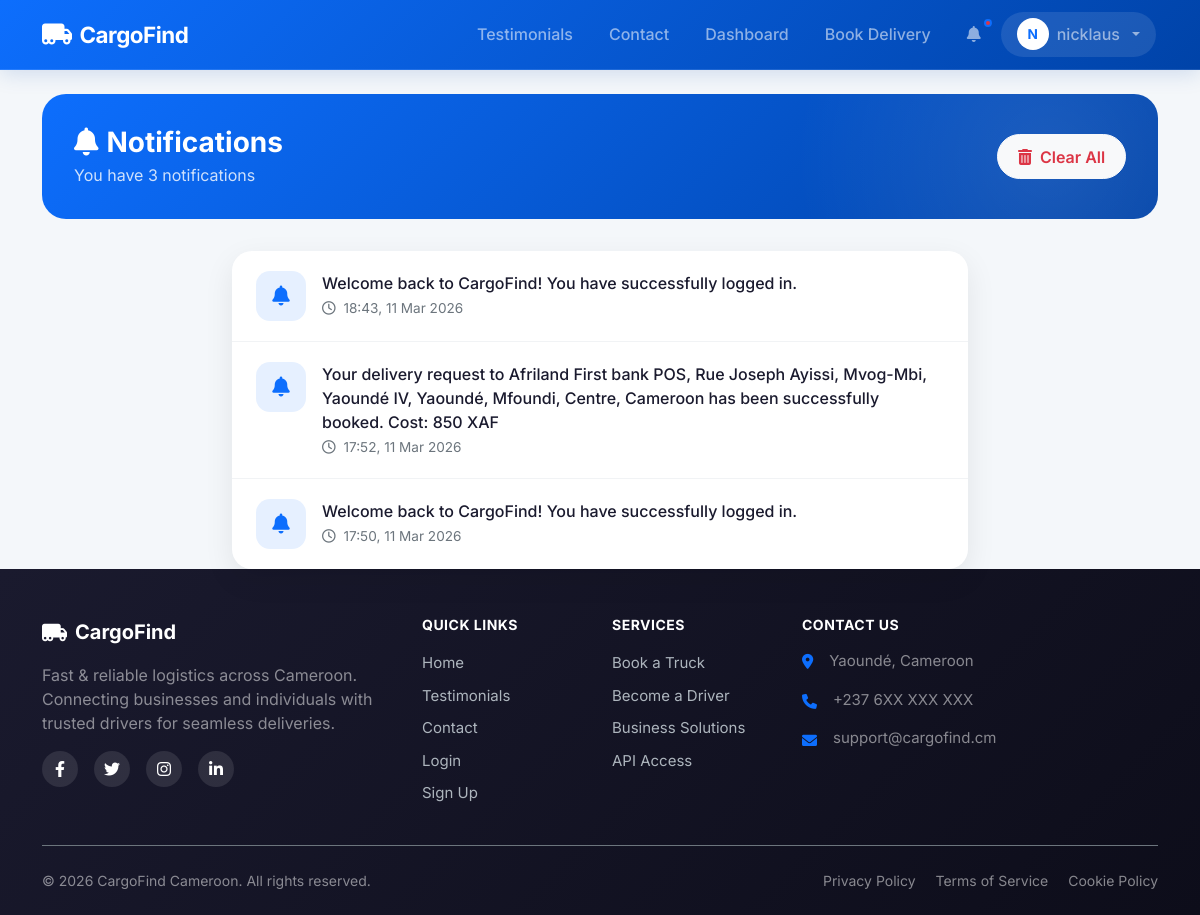
Page /notifications (signed in) on the earlier database version.
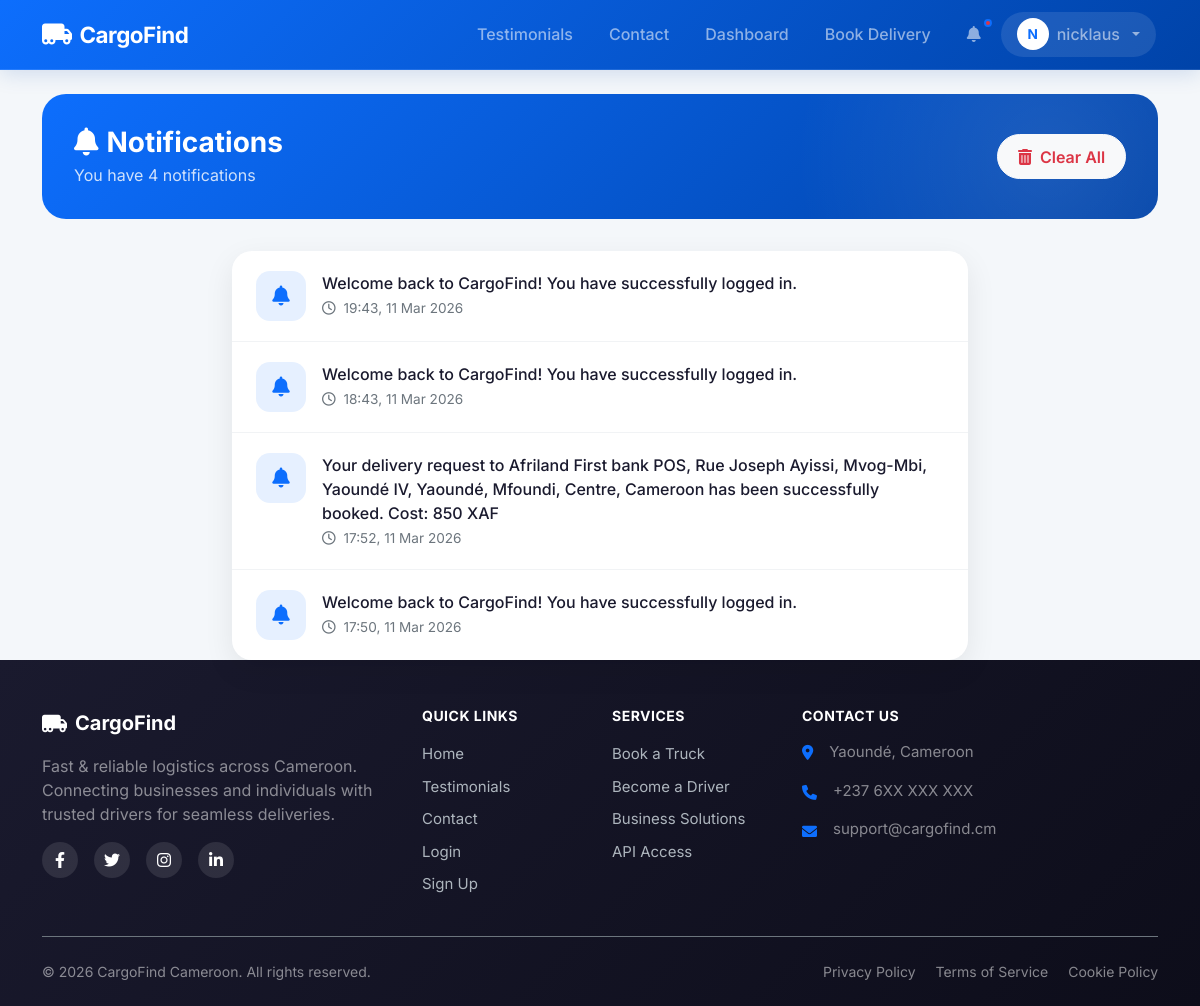
Same page on the later database version.
### models.py (models this page shows, shortened)
class User(UserMixin, db.Model):
    id = db.Column(db.Integer, primary_key=True)
    email = db.Column(db.String(120), unique=True, nullable=False)
    phone = db.Column(db.String(20), unique=True, nullable=False)
    password_hash = db.Column(db.String(255), nullable=False)
    full_name = db.Column(db.String(100), nullable=False)
    address = db.Column(db.String(200))
    role = db.Column(db.String(20), nullable=False) # 'customer', 'driver', 'admin'
    vehicle_type = db.Column(db.String(50)) # 'car', 'van', 'truck'
    vehicle_id = db.Column(db.String(50))
    id_card_url = db.Column(db.String(255))
    selfie_url = db.Column(db.String(255))
    license_url = db.Column(db.String(255))
    is_verified = db.Column(db.Boolean, default=False)
    registration_otp = db.Column(db.String(6))
    is_active = db.Column(db.Boolean, default=False)
    is_approved = db.Column(db.Boolean, default=False) # Admin approval
    current_lat = db.Column(db.Float)
    current_lng = db.Column(db.Float)
    deliveries_as_customer = db.relationship('Delivery', backref='customer', foreign_keys='Delivery.customer_id')
    deliveries_as_driver = db.relationship('Delivery', backref='driver', foreign_keys='Delivery.driver_id')
    notifications = db.relationship('Notification', backref='user', lazy=True)
    wallet = db.relationship('Wallet', backref='user', uselist=False)

class Notification(db.Model):
    id = db.Column(db.Integer, primary_key=True)
    user_id = db.Column(db.Integer, db.ForeignKey('user.id'), nullable=False)
    message = db.Column(db.String(255), nullable=False)
    is_read = db.Column(db.Boolean, default=False)
    created_at = db.Column(db.DateTime, default=datetime.utcnow)
    link = db.Column(db.String(100))

### app.py (the view)
@app.route('/notifications')
@login_required
def notifications():
    user_notifications = Notification.query.filter_by(user_id=current_user.id).order_by(Notification.created_at.desc()).all()
    for notif in user_notifications:
        notif.is_read = True
    db.session.commit()
    return render_template('notifications.html', notifications=user_notifications)

### app.py (called while the page is built)
@login_manager.user_loader
def load_user(user_id):
    return User.query.get(int(user_id))

### templates/notifications.html (shortened to what this page needs)
{% extends 'base.html' %}
{% block content %}
<div class="row animate-up">
    <div class="col-12">
        <div class="page-header">
            <div class="d-flex justify-content-between align-items-center">
                <div>
                    <h1 class="page-title">
                        <i class="fas fa-bell me-2"></i>Notifications
                    </h1>
                    {% if notifications %}
                    <p class="page-subtitle">You have {{ notifications|length }} notification{{ '' if notifications|length == 1 else 's' }}</p>
                    {% else %}
                    <p class="page-subtitle">Stay updated with your deliveries</p>
                    {% endif %}
                </div>
                {% if notifications %}
                <form action="{{ url_for('clear_notifications') }}" method="POST">
                    <button type="submit" class="btn btn-light text-danger clear-btn">
                        <i class="fas fa-trash-alt me-2"></i>Clear All
                    </button>
                </form>
                {% endif %}
            </div>
        </div>
    </div>
</div>
<div class="row">
    <div class="col-lg-8 mx-auto">
        {% if notifications %}
        <div class="card notification-card">
            {% for notif in notifications %}
            <div class="notification-item" {% if notif.link %}onclick="window.location='{{ notif.link }}'" style="cursor: pointer;"{% endif %}>
                <div class="notification-icon info">
                    <i class="fas fa-bell"></i>
                </div>
                <div class="notification-content">
                    <p class="notification-message mb-0">{{ notif.message }}</p>
                    <span class="notification-time">
                        <i class="far fa-clock me-1"></i>
                        {{ notif.created_at.strftime('%H:%M, %d %b %Y') }}
                    </span>
                </div>
            </div>
            {% endfor %}
        </div>
        {% endif %}
    </div>
</div>
{% endblock %}

### templates/base.html (shortened to what this page needs)
<!DOCTYPE html>
<html lang="en">
<head>
    <link href="https://cdn.jsdelivr.net/npm/bootstrap@5.3.0/dist/css/bootstrap.min.css" rel="stylesheet">
    <link rel="stylesheet" href="https://cdnjs.cloudflare.com/ajax/libs/font-awesome/6.0.0/css/all.min.css">
    <link rel="stylesheet" href="https://unpkg.com/leaflet@1.9.4/dist/leaflet.css" />
    <link rel="stylesheet" href="{{ url_for('static', filename='css/style.css') }}">
</head>
<body>
    <nav class="navbar navbar-expand-lg navbar-dark sticky-top">
        <div class="container">
            <a class="navbar-brand" href="{{ url_for('index') }}">
                <i class="fas fa-truck-moving"></i>
                <span>CargoFind</span>
            </a>
            <div class="collapse navbar-collapse" id="navbarNav">
                <ul class="navbar-nav ms-auto align-items-lg-center">
                    <li class="nav-item">
                        <a class="nav-link" href="{{ url_for('testimonials') }}">
                             Testimonials
                        </a>
                    </li>
                    <li class="nav-item">
                        <a class="nav-link" href="{{ url_for('contact') }}">
                             Contact
                        </a>
                    </li>
                    {% if current_user.is_authenticated %}
                        {% if current_user.role == 'customer' %}
                            <li class="nav-item">
                                <a class="nav-link" href="{{ url_for('customer_dashboard') }}">
                                     Dashboard
                                </a>
                            </li>
                            <li class="nav-item">
                                <a class="nav-link" href="{{ url_for('book_delivery') }}">
                                     Book Delivery
                                </a>
                            </li>
                        {% elif current_user.role == 'driver' %}
                            <li class="nav-item">
                                <a class="nav-link" href="{{ url_for('driver_dashboard') }}">
                                    <i class="fas fa-tachometer-alt me-1 d-lg-none"></i> Driver Panel
                                </a>
                            </li>
                        {% endif %}
                        <li class="nav-item">
                            <a class="nav-link notification-badge" href="{{ url_for('notifications') }}">
                                <i class="fas fa-bell"></i>
                            </a>
                        </li>
                        <li class="nav-item dropdown">
                            <a class="nav-link nav-user dropdown-toggle" href="#" role="button" data-bs-toggle="dropdown">
                                <div class="nav-user-avatar">
                                    {{ current_user.full_name[0]|upper }}
                                </div>
                                <span class="d-none d-md-inline">{{ current_user.full_name.split()[0] }}</span>
                            </a>
                        </li>
                    {% endif %}
                </ul>
            </div>
        </div>
    </nav>
    <div class="container mt-4">
        {% block content %}{% endblock %}
    </div>
    <footer class="footer bg-dark text-white pt-5 pb-4">
        <div class="container">
            <div class="row">
                <div class="col-lg-4 col-md-6 mb-4 mb-lg-0">
                    <a href="{{ url_for('index') }}" class="footer-brand d-flex align-items-center text-white text-decoration-none mb-3">
                        <i class="fas fa-truck-moving fa-lg me-2"></i>
                        <span class="fw-bold fs-5">CargoFind</span>
                    </a>
                    <p class="text-white-50 mb-3">Fast & reliable logistics across Cameroon. Connecting businesses and individuals with trusted drivers for seamless deliveries.</p>
                    <div class="d-flex gap-3">
                        <a href="#" class="social-link"><i class="fab fa-facebook-f"></i></a>
                        <a href="#" class="social-link"><i class="fab fa-twitter"></i></a>
                        <a href="#" class="social-link"><i class="fab fa-instagram"></i></a>
                        <a href="#" class="social-link"><i class="fab fa-linkedin-in"></i></a>
                    </div>
                </div>
                <div class="col-lg-2 col-md-6 mb-4 mb-lg-0">
                    <h6 class="footer-heading text-uppercase fw-bold mb-3">Quick Links</h6>
                    <ul class="list-unstyled footer-links">
                        <li><a href="{{ url_for('index') }}" class="footer-link">Home</a></li>
                        <li><a href="{{ url_for('testimonials') }}" class="footer-link">Testimonials</a></li>
                        <li><a href="{{ url_for('contact') }}" class="footer-link">Contact</a></li>
                        <li><a href="{{ url_for('login') }}" class="footer-link">Login</a></li>
                        <li><a href="{{ url_for('register') }}" class="footer-link">Sign Up</a></li>
                    </ul>
                </div>
                <div class="col-lg-2 col-md-6 mb-4 mb-lg-0">
                    <h6 class="footer-heading text-uppercase fw-bold mb-3">Services</h6>
                    <ul class="list-unstyled footer-links">
                        <li><a href="{{ url_for('register') }}" class="footer-link">Book a Truck</a></li>
                        <li><a href="{{ url_for('register') }}" class="footer-link">Become a Driver</a></li>
                        <li><a href="{{ url_for('contact') }}" class="footer-link">Business Solutions</a></li>
                        <li><a href="{{ url_for('contact') }}" class="footer-link">API Access</a></li>
                    </ul>
                </div>
                <div class="col-lg-4 col-md-6">
                    <h6 class="footer-heading text-uppercase fw-bold mb-3">Contact Us</h6>
                    <ul class="list-unstyled footer-contact">
                        <li class="mb-3 d-flex align-items-start">
                            <i class="fas fa-map-marker-alt mt-1 me-3 text-primary"></i>
                            <span class="text-white-50">Yaoundé, Cameroon</span>
                        </li>
                        <li class="mb-3 d-flex align-items-center">
                            <i class="fas fa-phone mt-1 me-3 text-primary"></i>
                            <span class="text-white-50">+237 6XX XXX XXX</span>
                        </li>
                        <li class="mb-3 d-flex align-items-center">
                            <i class="fas fa-envelope mt-1 me-3 text-primary"></i>
                            <span class="text-white-50">support@cargofind.cm</span>
                        </li>
                    </ul>
                </div>
            </div>
            <div class="footer-bottom border-top border-secondary mt-4 pt-4 d-flex flex-column flex-md-row justify-content-between align-items-center">
                <p class="mb-2 mb-md-0 text-white-50">&copy; 2026 CargoFind Cameroon. All rights reserved.</p>
                <div class="footer-bottom-links">
                    <a href="{{ url_for('privacy') }}" class="text-white-50 text-decoration-none me-3">Privacy Policy</a>
                    <a href="{{ url_for('terms') }}" class="text-white-50 text-decoration-none me-3">Terms of Service</a>
                    <a href="#" class="text-white-50 text-decoration-none">Cookie Policy</a>
                </div>
            </div>
        </div>
    </footer>
</body>
</html>

### static/css/style.css (style rules this page uses)
:root { --primary-gradient: linear-gradient(135deg, #0d6efd 0%, #0043a8 100%); --secondary-gradient: linear-gradient(135deg, #6c757d 0%, #343a40 100%); --glass-bg: rgba(255, 255, 255, 0.9); --card-shadow: 0 10px 30px rgba(0, 0, 0, 0.08); --transition-base: all 0.3s cubic-bezier(0.4, 0, 0.2, 1); }
body { font-family: 'Inter', sans-serif; background-color: #f4f7fa; color: #2d3436; overflow-x: hidden; }
.navbar { background: var(--primary-gradient) !important; backdrop-filter: blur(10px); border-bottom: 1px solid rgba(255, 255, 255, 0.1); padding: 1rem 0; transition: var(--transition-base); }
.card { border: none; border-radius: 20px; box-shadow: var(--card-shadow); transition: var(--transition-base); }
.btn { transition: var(--transition-base); transform: perspective(1px) translateZ(0); }
.animate-up { animation: fadeInUp 0.6s ease-out forwards; }

### templates/base.html (style rules this page uses)
.navbar { background: linear-gradient(135deg, #0d6efd 0%, #0043a8 100%) !important; padding: 0.75rem 0; box-shadow: 0 4px 20px rgba(0, 67, 168, 0.15); }
.navbar-brand { font-weight: 700 !important; font-size: 1.4rem; letter-spacing: -0.5px; display: flex; align-items: center; gap: 0.5rem; }
.navbar-brand i { font-size: 1.5rem; }
.nav-link { font-weight: 500; padding: 0.5rem 1rem !important; border-radius: 8px; transition: all 0.3s ease; margin: 0 2px; }
.nav-user { display: flex; align-items: center; gap: 0.5rem; padding: 0.4rem 1rem !important; background: rgba(255, 255, 255, 0.1); border-radius: 50px; transition: all 0.3s ease; }
.nav-user-avatar { width: 32px; height: 32px; background: white; border-radius: 50%; display: flex; align-items: center; justify-content: center; color: #0d6efd; font-weight: 700; font-size: 0.85rem; }
.notification-badge { position: relative; }
.notification-badge::after { content: ''; position: absolute; top: 5px; right: 5px; width: 8px; height: 8px; background: #dc3545; border-radius: 50%; border: 2px solid #0d6efd; }
.footer { background: linear-gradient(135deg, #1a1a2e 0%, #0d0d1a 100%); }
.footer-brand { transition: opacity 0.2s ease; }
.footer-heading { font-size: 0.875rem; color: #fff; letter-spacing: 0.5px; }
.footer-links li { margin-bottom: 0.5rem; }
.footer-link { color: #adb5bd; text-decoration: none; transition: all 0.2s ease; font-size: 0.9375rem; }
.footer-contact li { font-size: 0.9375rem; }
.social-link { width: 36px; height: 36px; border-radius: 50%; background: rgba(255, 255, 255, 0.1); display: flex; align-items: center; justify-content: center; color: #fff; text-decoration: none; transition: all 0.2s ease; }
.footer-bottom { font-size: 0.875rem; }
.footer-bottom-links a { transition: color 0.2s ease; }

### templates/notifications.html (style rules this page uses)
.page-header { background: linear-gradient(135deg, #0d6efd 0%, #0043a8 100%); border-radius: 24px; padding: 2rem; margin-bottom: 2rem; position: relative; overflow: hidden; }
.page-header::before { content: ''; position: absolute; top: -50%; right: -20%; width: 60%; height: 200%; background: radial-gradient(circle, rgba(255,255,255,0.1) 0%, transparent 70%); }
.page-title { color: white; font-size: 1.75rem; font-weight: 700; margin: 0; }
.page-subtitle { color: rgba(255,255,255,0.8); margin: 0.25rem 0 0 0; }
.notification-card { border: none; border-radius: 20px; box-shadow: 0 10px 30px rgba(0,0,0,0.08); overflow: hidden; }
.notification-item { padding: 1.25rem 1.5rem; border-bottom: 1px solid #f1f3f5; display: flex; align-items: flex-start; gap: 1rem; transition: all 0.3s ease; cursor: pointer; }
.notification-item:last-child { border-bottom: none; }
.notification-icon { width: 50px; height: 50px; border-radius: 14px; display: flex; align-items: center; justify-content: center; flex-shrink: 0; font-size: 1.25rem; }
.notification-icon.info { background: rgba(13, 110, 253, 0.1); color: #0d6efd; }
.notification-content { flex: 1; }
.notification-message { font-weight: 500; color: #1a1a2e; margin-bottom: 0.25rem; line-height: 1.5; }
.notification-time { font-size: 0.85rem; color: #6c757d; }
.clear-btn { padding: 0.6rem 1.25rem; border-radius: 50px; font-weight: 600; transition: all 0.3s ease; }

Differences in the rows shown:
added Notification: message "Welcome back to CargoFind! You have successfully logged in.", created_at "19:43, 11 Mar 2026"
Other differences:
{{ notifications|length }}: "3" → "4"
